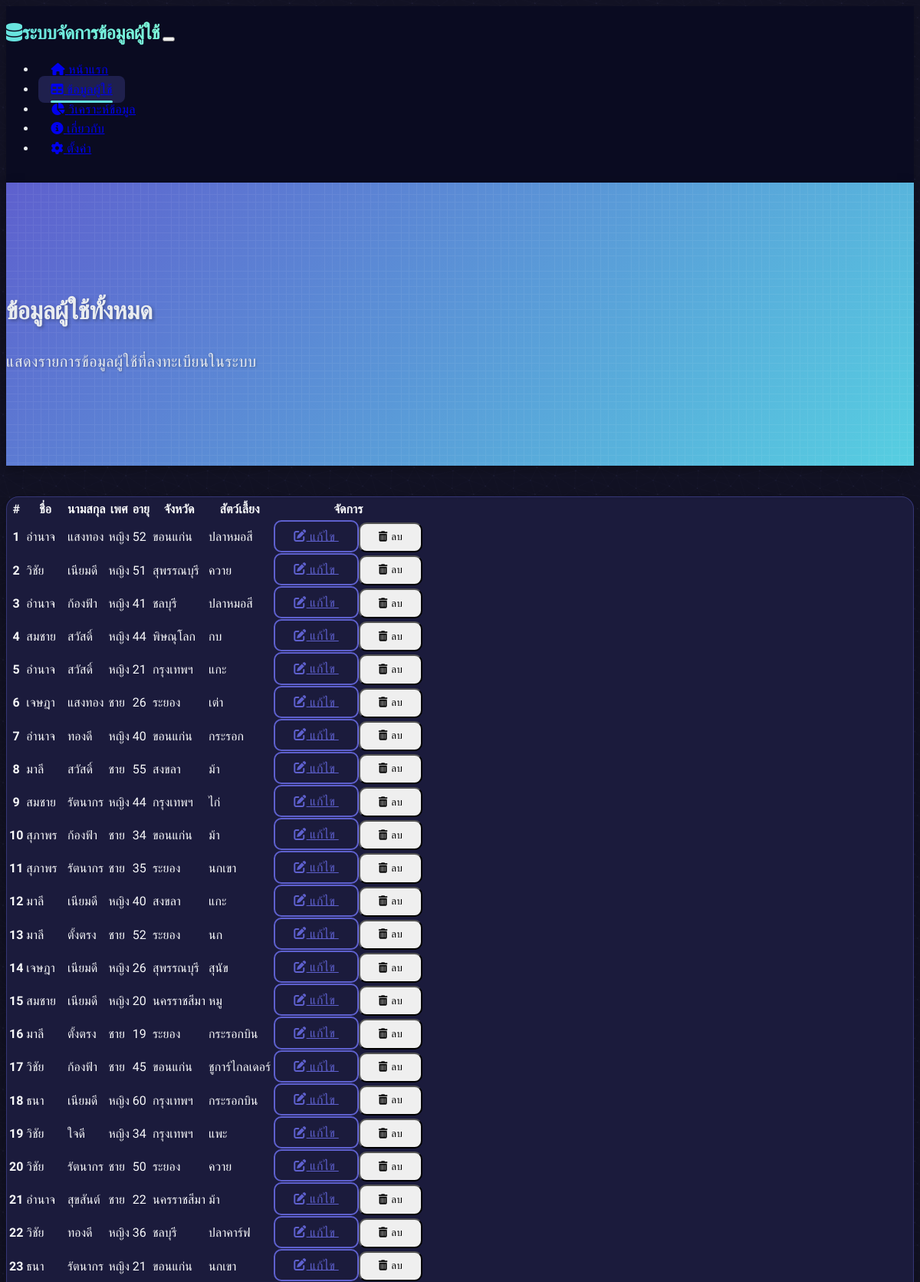
Page /data (upper part) on the committed database.
### tables this page shows
CREATE TABLE users (
        id INTEGER PRIMARY KEY AUTOINCREMENT,
        first_name TEXT,
        last_name TEXT,
        gender TEXT,
        age INTEGER,
        province TEXT
    , pet TEXT);

### app.py (the view)
@app.route("/data")  # route สำหรับการแสดงข้อมูล
@app.route("/data/<int:page>")  # route รองรับการเปลี่ยนหน้า
def data(page=1):
    try:
        items_per_page = 50  # จำนวนรายการต่อหน้า
        offset = (page - 1) * items_per_page  # คำนวณตำแหน่งเริ่มต้น
        conn = get_db_connection()  # เชื่อมต่อกับฐานข้อมูล
        total_users = conn.execute("SELECT COUNT(*) FROM users").fetchone()[0]
        users = conn.execute(
            "SELECT * FROM users ORDER BY id LIMIT ? OFFSET ?",
            (items_per_page, offset)
        ).fetchall()
        total_pages = (total_users + items_per_page - 1) // items_per_page
        conn.close()  # ปิดการเชื่อมต่อกับฐานข้อมูล
        start_index = (page - 1) * items_per_page + 1
        return render_template(
            "data.html",
            users=users,
            total_users=total_users,
            page=page,
            total_pages=total_pages,
            start_index=start_index
        )  # ส่งข้อมูลที่ดึงมาไปแสดงใน template data.html
    except Exception as e:
        return f"เกิดข้อผิดพลาดในการดึงข้อมูล: {str(e)}", 500

### app.py (called while the page is built)
def get_db_connection():  # ฟังก์ชันที่ใช้ในการเชื่อมต่อกับฐานข้อมูล
    conn = sqlite3.connect('mock_data.db')  # เชื่อมต่อกับฐานข้อมูล mock_data.db
    conn.row_factory = sqlite3.Row  # ให้ผลลัพธ์จากการดึงข้อมูลเป็น dictionary
    return conn  # ส่งกลับการเชื่อมต่อกับฐานข้อมูล

### templates/data.html (shortened to what this page needs)
{% extends 'layout.html' %}
{% block content %}
<div class="hero-section">
    <div class="container">
        <div class="row">
            <div class="col-md-8 mx-auto text-center text-white">
                <h1 class="display-4 fw-bold mb-4">ข้อมูลผู้ใช้ทั้งหมด</h1>
                <p class="lead mb-0">แสดงรายการข้อมูลผู้ใช้ที่ลงทะเบียนในระบบ</p>
            </div>
        </div>
    </div>
</div>
<div class="container">
    <div class="row">
        <div class="col-12">
            <div class="card shadow-lg">
                <div class="card-body p-0">
                    <div class="table-responsive">
                        <table class="table table-hover mb-0">
                            <thead>
                                <tr>
                                    <th scope="col" class="ps-4">#</th>
                                    <th scope="col">ชื่อ</th>
                                    <th scope="col">นามสกุล</th>
                                    <th scope="col">เพศ</th>
                                    <th scope="col">อายุ</th>
                                    <th scope="col">จังหวัด</th>
                                    <th scope="col">สัตว์เลี้ยง</th>
                                    <th scope="col" class="pe-4">จัดการ</th>
                                </tr>
                            </thead>
                            <tbody>
                                {% for user in users %}
                                <tr>
                                    <th scope="row" class="ps-4">{{ start_index + loop.index0 }}</th>
                                    <td>{{ user.first_name }}</td>
                                    <td>{{ user.last_name }}</td>
                                    <td>{{ user.gender }}</td>
                                    <td>{{ user.age }}</td>
                                    <td>{{ user.province }}</td>
                                    <td>{{ user.pet if user.pet else '-' }}</td>
                                    <td class="pe-4">
                                        <div class="d-flex gap-2">
                                            <a href="/edit/{{ user.id }}" class="btn btn-sm btn-outline-primary">
                                                <i class="fas fa-edit me-1"></i> แก้ไข
                                            </a>
                                            <button type="button" class="btn btn-sm btn-outline-danger" data-bs-toggle="modal" data-bs-target="#deleteModal" onclick="prepareDelete({{ user.id }})">
                                                <i class="fas fa-trash-alt me-1"></i> ลบ
                                            </button>
                                        </div>
                                    </td>
                                </tr>
                                {% endfor %}
                            </tbody>
                        </table>
                    </div>
                </div>
            </div>
        </div>
    </div>
</div>
{% endblock %}

### templates/layout.html (style rules this page uses)
:root { --primary-color: #5e60ce; --primary-hover: #4d4daa; --secondary-color: #64dfdf; --accent-color: #80ffdb; --dark-color: #1a1b41; --darker-color: #0a0b21; --card-bg: rgba(30, 31, 67, 0.9); --card-text: #f8f9fa; --card-header-bg: rgba(35, 36, 72, 0.9); --card-border: #5e60ce; --dark-bg: #121224; --light-text: #e9ecef; --box-shadow: 0 8px 30px rgba(0, 0, 0, 0.3); --box-shadow-hover: 0 15px 60px rgba(0, 0, 0, 0.5); --glass-bg: rgba(30, 31, 67, 0.8); --glass-border: rgba(94, 96, 206, 0.4); }
body { background-color: var(--dark-bg); color: var(--light-text); font-family: 'Prompt', sans-serif; line-height: 1.6; }
.hero-section { background: linear-gradient(135deg, #5e60ce, #56cfe1); padding: 120px 0 100px; margin-bottom: 40px; position: relative; overflow: hidden; box-shadow: 0 5px 15px rgba(0, 0, 0, 0.3); }
.hero-section:before { content: ''; position: absolute; top: 0; left: 0; right: 0; bottom: 0; }
.hero-section h1 { font-weight: 700; text-shadow: 2px 2px 4px rgba(0, 0, 0, 0.3); letter-spacing: -0.5px; margin-bottom: 1.5rem; }
.hero-section p { font-size: 1.25rem; text-shadow: 1px 1px 3px rgba(0, 0, 0, 0.3); letter-spacing: 0.5px; }
.card { background: var(--glass-bg); backdrop-filter: blur(10px); -webkit-backdrop-filter: blur(10px); border: 1px solid var(--glass-border); border-radius: 16px; box-shadow: var(--box-shadow); transition: all 0.35s ease; color: var(--card-text); }
.table { color: var(--card-text); margin-bottom: 0; }
.btn { padding: 0.6rem 1.5rem; border-radius: 10px; transition: all 0.3s ease; font-weight: 500; letter-spacing: 0.5px; }
.btn-outline-primary { border: 2px solid var(--primary-color); color: var(--primary-color); }

### rows in the picture
users: start_index+loop.index0 "1", first_name "อำนาจ", last_name "แสงทอง", gender "หญิง", age "52", province "ขอนแก่น", pet "ปลาหมอสี"
users: start_index+loop.index0 "2", first_name "วิชัย", last_name "เนียมดี", gender "หญิง", age "51", province "สุพรรณบุรี", pet "ควาย"
users: start_index+loop.index0 "3", first_name "อำนาจ", last_name "ก้องฟ้า", gender "หญิง", age "41", province "ชลบุรี", pet "ปลาหมอสี"
users: start_index+loop.index0 "4", first_name "สมชาย", last_name "สวัสดิ์", gender "หญิง", age "44", province "พิษณุโลก", pet "กบ"
users: start_index+loop.index0 "5", first_name "อำนาจ", last_name "สวัสดิ์", gender "หญิง", age "21", province "กรุงเทพฯ", pet "แกะ"
users: start_index+loop.index0 "6", first_name "เจษฎา", last_name "แสงทอง", gender "ชาย", age "26", province "ระยอง", pet "เต่า"
users: start_index+loop.index0 "7", first_name "อำนาจ", last_name "ทองดี", gender "หญิง", age "40", province "ขอนแก่น", pet "กระรอก"
users: start_index+loop.index0 "8", first_name "มาลี", last_name "สวัสดิ์", gender "ชาย", age "55", province "สงขลา", pet "ม้า"
users: start_index+loop.index0 "9", first_name "สมชาย", last_name "รัตนากร", gender "หญิง", age "44", province "กรุงเทพฯ", pet "ไก่"
users: start_index+loop.index0 "10", first_name "สุภาพร", last_name "ก้องฟ้า", gender "ชาย", age "34", province "ขอนแก่น", pet "ม้า"
users: start_index+loop.index0 "11", first_name "สุภาพร", last_name "รัตนากร", gender "ชาย", age "35", province "ระยอง", pet "นกเขา"
users: start_index+loop.index0 "12", first_name "มาลี", last_name "เนียมดี", gender "หญิง", age "40", province "สงขลา", pet "แกะ"
users: start_index+loop.index0 "13", first_name "มาลี", last_name "ตั้งตรง", gender "ชาย", age "52", province "ระยอง", pet "นก"
users: start_index+loop.index0 "14", first_name "เจษฎา", last_name "เนียมดี", gender "หญิง", age "26", province "สุพรรณบุรี", pet "สุนัข"
users: start_index+loop.index0 "15", first_name "สมชาย", last_name "เนียมดี", gender "หญิง", age "20", province "นครราชสีมา", pet "หมู"
users: start_index+loop.index0 "16", first_name "มาลี", last_name "ตั้งตรง", gender "ชาย", age "19", province "ระยอง", pet "กระรอกบิน"
users: start_index+loop.index0 "17", first_name "วิชัย", last_name "ก้องฟ้า", gender "ชาย", age "45", province "ขอนแก่น", pet "ชูการ์ไกลเดอร์"
users: start_index+loop.index0 "18", first_name "ธนา", last_name "เนียมดี", gender "หญิง", age "60", province "กรุงเทพฯ", pet "กระรอกบิน"
users: start_index+loop.index0 "19", first_name "วิชัย", last_name "ใจดี", gender "หญิง", age "34", province "กรุงเทพฯ", pet "แพะ"
users: start_index+loop.index0 "20", first_name "วิชัย", last_name "รัตนากร", gender "ชาย", age "50", province "ระยอง", pet "ควาย"
users: start_index+loop.index0 "21", first_name "อำนาจ", last_name "สุขสันต์", gender "ชาย", age "22", province "นครราชสีมา", pet "ม้า"
users: start_index+loop.index0 "22", first_name "วิชัย", last_name "ทองดี", gender "หญิง", age "36", province "ชลบุรี", pet "ปลาคาร์ฟ"
users: start_index+loop.index0 "23", first_name "ธนา", last_name "รัตนากร", gender "หญิง", age "21", province "ขอนแก่น", pet "นกเขา"
